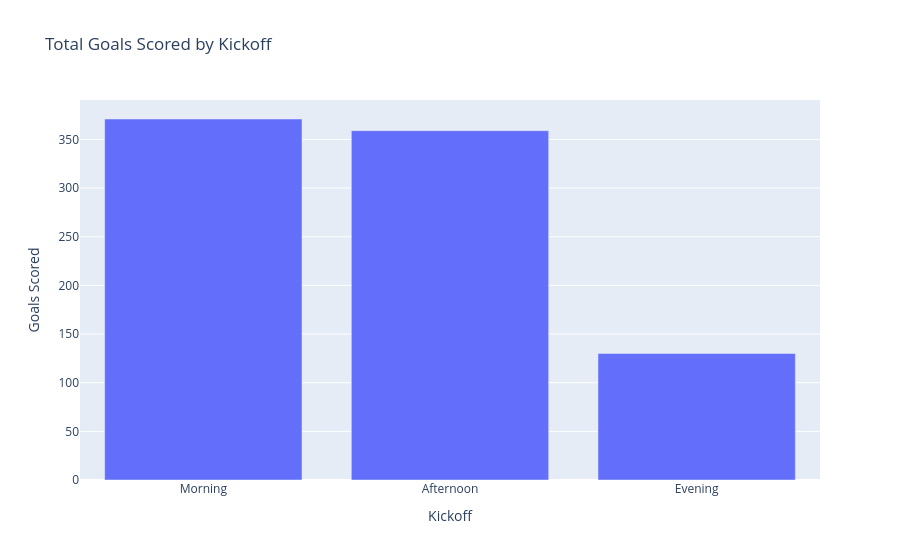

Write notebook code for a chart like this one.
### Markdown cell above
### Kickoff

### Code cell
# Bar chart showing which kickoff had the most goals scored
kickoff_goals = df.clone().group_by("Kickoff").agg(pl.col("Goals Scored").sum()).sort(by="Kickoff")

px.bar(data_frame=kickoff_goals, x="Kickoff", y="Goals Scored", title="Total Goals Scored by Kickoff")

### Figure 1 — Plotly figure (JSON) as saved in the notebook; plotly's stock layout.template omitted (floating-point values rounded to 4 significant figures)
{"data": [{"hovertemplate": "Kickoff=%{x}<br>Goals Scored=%{y}<extra></extra>", "legendgroup": "", "marker": {"color": "#636efa", "pattern": {"shape": ""}}, "name": "", "orientation": "v", "showlegend": false, "textposition": "auto", "x": ["Morning", "Afternoon", "Evening"], "xaxis": "x", "y": [371, 359, 130], "yaxis": "y", "type": "bar"}], "layout": {"xaxis": {"anchor": "y", "domain": [0.0, 1.0], "title": {"text": "Kickoff"}}, "yaxis": {"anchor": "x", "domain": [0.0, 1.0], "title": {"text": "Goals Scored"}}, "legend": {"tracegroupgap": 0}, "title": {"text": "Total Goals Scored by Kickoff"}, "barmode": "relative"}}
